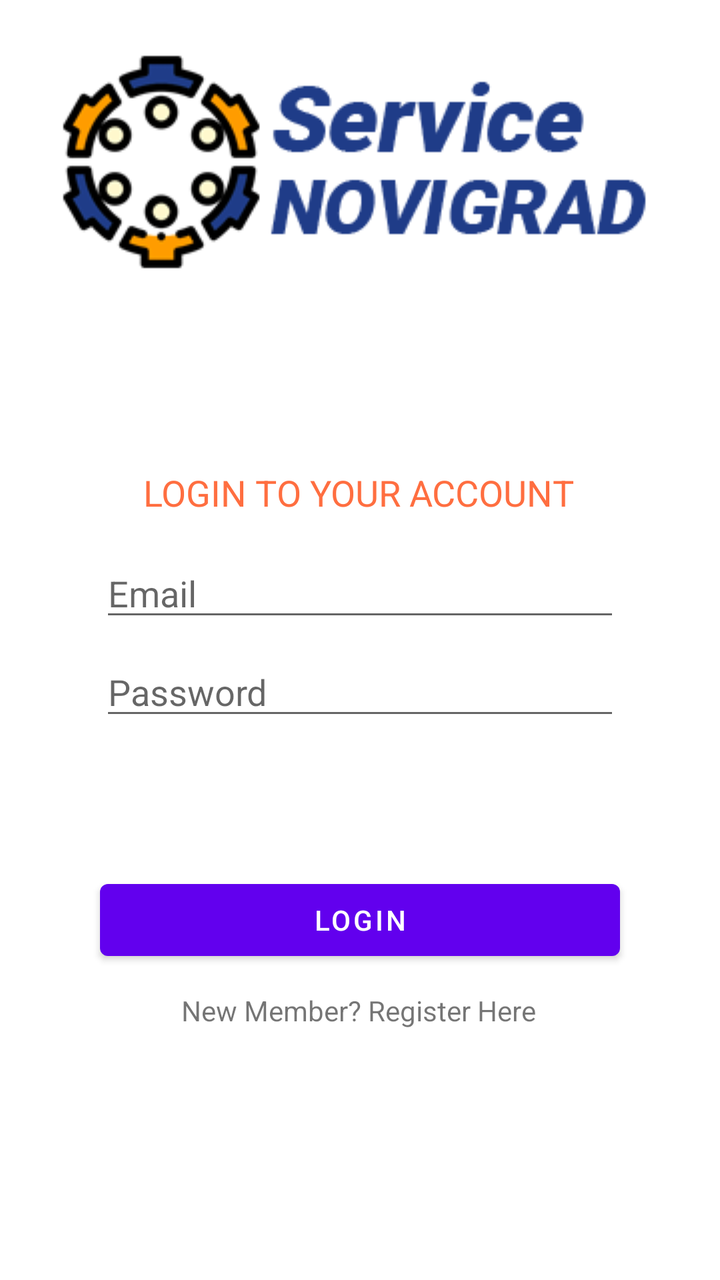
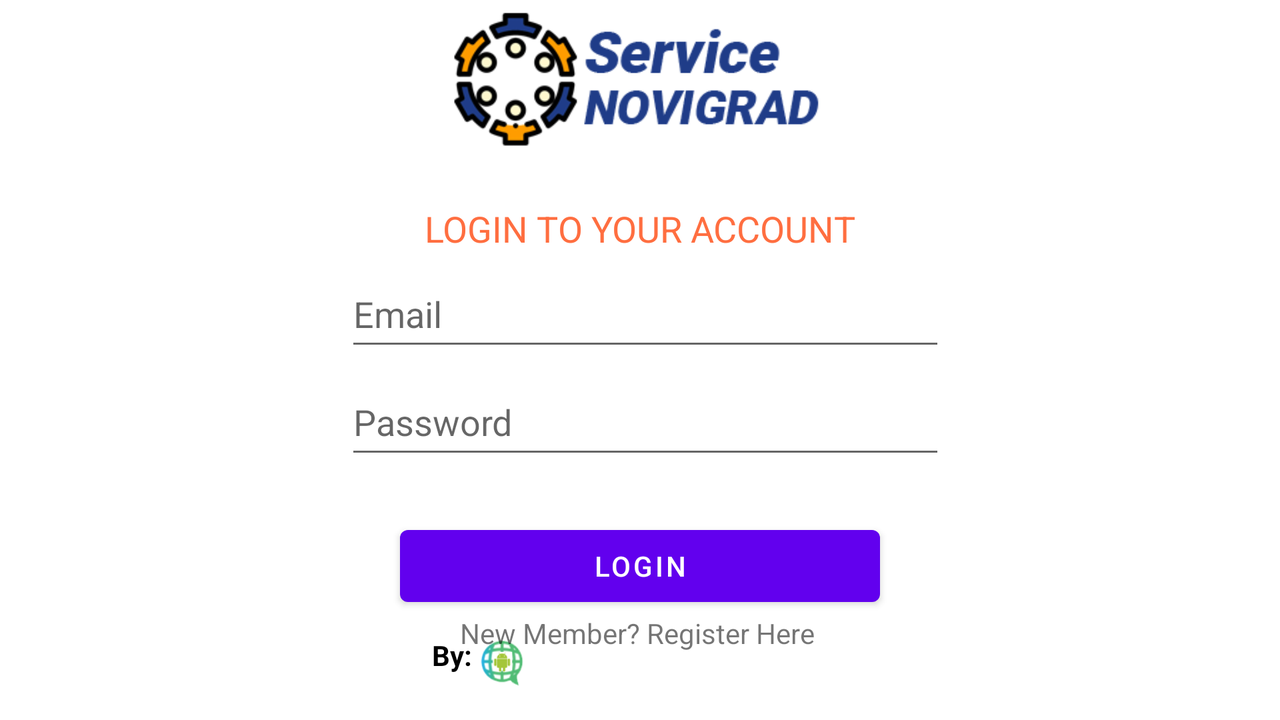

Two renders of one Android screen. The first uses the default layout on a phone; the second uses the alternative layout the repository ships for a different screen configuration, on a matching device. The two XML files are below.
<!-- AndroidManifest.xml: application theme AppTheme -->
<!-- res/layout/activity_login.xml -->
<?xml version="1.0" encoding="utf-8"?>
<androidx.constraintlayout.widget.ConstraintLayout xmlns:android="http://schemas.android.com/apk/res/android"
    xmlns:app="http://schemas.android.com/apk/res-auto"
    xmlns:tools="http://schemas.android.com/tools"
    android:layout_width="match_parent"
    android:layout_height="match_parent"
    android:background="@drawable/bg1"
    tools:context=".Login">

    <View
        android:id="@+id/view"
        android:layout_width="0dp"
        android:layout_height="240dp"
        android:background="@drawable/login_bg2"
        app:layout_constraintBottom_toBottomOf="parent"
        app:layout_constraintEnd_toEndOf="parent"
        app:layout_constraintStart_toStartOf="parent"
        app:layout_constraintTop_toTopOf="parent"
        app:layout_constraintVertical_bias="0.45" />

    <ImageView
        android:id="@+id/imageLogo"
        android:layout_width="wrap_content"
        android:layout_height="wrap_content"
        android:layout_marginTop="24dp"
        app:layout_constraintEnd_toEndOf="parent"
        app:layout_constraintStart_toStartOf="parent"
        app:layout_constraintTop_toTopOf="parent"
        app:srcCompat="@drawable/logo" />

    <TextView
        android:id="@+id/textLoginAccount"
        android:layout_width="wrap_content"
        android:layout_height="wrap_content"
        android:layout_marginTop="54dp"
        android:text="LOGIN TO YOUR ACCOUNT"
        android:textColor="#FF6E40"
        android:textSize="18sp"
        app:layout_constraintEnd_toEndOf="parent"
        app:layout_constraintHorizontal_bias="0.495"
        app:layout_constraintStart_toStartOf="parent"
        app:layout_constraintTop_toTopOf="@+id/view" />

    <EditText
        android:id="@+id/editTextEmail"
        android:layout_width="0dp"
        android:layout_height="wrap_content"
        android:layout_marginStart="50dp"
        android:layout_marginTop="16dp"
        android:layout_marginEnd="50dp"
        android:ems="10"
        android:hint="Email"
        android:inputType="textEmailAddress"
        app:layout_constraintEnd_toEndOf="parent"
        app:layout_constraintStart_toStartOf="parent"
        app:layout_constraintTop_toBottomOf="@+id/textLoginAccount" />

    <EditText
        android:id="@+id/editTextPassword"
        android:layout_width="0dp"
        android:layout_height="wrap_content"
        android:layout_marginStart="50dp"
        android:layout_marginTop="8dp"
        android:layout_marginEnd="50dp"
        android:ems="10"
        android:hint="Password"
        android:inputType="textPassword"
        app:layout_constraintEnd_toEndOf="parent"
        app:layout_constraintStart_toStartOf="parent"
        app:layout_constraintTop_toBottomOf="@+id/editTextEmail" />

    <Button
        android:id="@+id/buttonLogin"
        android:layout_width="0dp"
        android:layout_height="wrap_content"
        android:layout_marginStart="50dp"
        android:layout_marginTop="16dp"
        android:layout_marginEnd="50dp"
        android:text="LOGIN"
        app:layout_constraintEnd_toEndOf="parent"
        app:layout_constraintHorizontal_bias="0.0"
        app:layout_constraintStart_toStartOf="parent"
        app:layout_constraintTop_toBottomOf="@+id/view" />

    <TextView
        android:id="@+id/textRegister"
        android:layout_width="wrap_content"
        android:layout_height="wrap_content"
        android:text="New Member? Register Here"
        app:layout_constraintBottom_toBottomOf="parent"
        app:layout_constraintEnd_toEndOf="parent"
        app:layout_constraintHorizontal_bias="0.497"
        app:layout_constraintStart_toStartOf="parent"
        app:layout_constraintTop_toBottomOf="@+id/buttonLogin"
        app:layout_constraintVertical_bias="0.085" />

    <ProgressBar
        android:id="@+id/progressBarLogin"
        style="?android:attr/progressBarStyle"
        android:layout_width="wrap_content"
        android:layout_height="wrap_content"
        android:visibility="invisible"
        app:layout_constraintBottom_toBottomOf="parent"
        app:layout_constraintEnd_toEndOf="parent"
        app:layout_constraintHorizontal_bias="0.498"
        app:layout_constraintStart_toStartOf="parent"
        app:layout_constraintTop_toBottomOf="@+id/textRegister"
        app:layout_constraintVertical_bias="0.715" />

</androidx.constraintlayout.widget.ConstraintLayout>
<!-- resources referenced by this layout -->
<resources>
  <!-- drawable login_bg2: png bitmap (drawable, 26527 bytes) -->
  <!-- drawable logo: png bitmap (drawable, 33054 bytes) -->
</resources>
<!-- res/layout-land/activity_login.xml (the repository's variant of the layout above) -->
<!-- drawn on the phone turned sideways -->
<?xml version="1.0" encoding="utf-8"?>
<androidx.constraintlayout.widget.ConstraintLayout xmlns:android="http://schemas.android.com/apk/res/android"
    xmlns:app="http://schemas.android.com/apk/res-auto"
    xmlns:tools="http://schemas.android.com/tools"
    android:layout_width="match_parent"
    android:layout_height="match_parent"
    android:background="@drawable/bg1"
    tools:context=".Login">

    <ImageView
        android:id="@+id/imageView4"
        android:layout_width="80dp"
        android:layout_height="26dp"
        android:layout_marginEnd="324dp"
        android:layout_marginBottom="16dp"
        app:layout_constraintBottom_toBottomOf="parent"
        app:layout_constraintEnd_toEndOf="parent"
        app:srcCompat="@drawable/glbmlogo" />

    <TextView
        android:id="@+id/textView"
        android:layout_width="wrap_content"
        android:layout_height="wrap_content"
        android:text="By:"
        android:textColor="#000000"
        android:textStyle="bold"
        app:layout_constraintEnd_toStartOf="@+id/imageView4"
        app:layout_constraintHorizontal_bias="1.0"
        app:layout_constraintStart_toStartOf="parent"
        app:layout_constraintTop_toTopOf="@+id/imageView4" />

    <View
        android:id="@+id/view"
        android:layout_width="440dp"
        android:layout_height="161dp"
        android:layout_marginTop="16dp"
        android:background="@drawable/land_bg2"
        app:layout_constraintEnd_toEndOf="parent"
        app:layout_constraintHorizontal_bias="0.498"
        app:layout_constraintStart_toStartOf="parent"
        app:layout_constraintTop_toBottomOf="@+id/imageLogo" />

    <ImageView
        android:id="@+id/imageLogo"
        android:layout_width="200dp"
        android:layout_height="70dp"
        android:layout_marginTop="4dp"
        app:layout_constraintEnd_toEndOf="parent"
        app:layout_constraintStart_toStartOf="parent"
        app:layout_constraintTop_toTopOf="parent"
        app:srcCompat="@drawable/logo" />

    <TextView
        android:id="@+id/textLoginAccount"
        android:layout_width="wrap_content"
        android:layout_height="wrap_content"
        android:layout_marginTop="12dp"
        android:text="LOGIN TO YOUR ACCOUNT"
        android:textColor="#FF6E40"
        android:textSize="18sp"
        app:layout_constraintEnd_toEndOf="parent"
        app:layout_constraintStart_toStartOf="parent"
        app:layout_constraintTop_toTopOf="@+id/view" />

    <EditText
        android:id="@+id/editTextEmail"
        android:layout_width="300dp"
        android:layout_height="50dp"
        android:layout_marginTop="4dp"
        android:ems="10"
        android:hint="Email"
        android:inputType="textEmailAddress"
        app:layout_constraintStart_toStartOf="@+id/editTextPassword"
        app:layout_constraintTop_toBottomOf="@+id/textLoginAccount" />

    <EditText
        android:id="@+id/editTextPassword"
        android:layout_width="300dp"
        android:layout_height="50dp"
        android:layout_marginStart="73dp"
        android:layout_marginTop="4dp"
        android:ems="10"
        android:hint="Password"
        android:inputType="textPassword"
        app:layout_constraintBottom_toBottomOf="@+id/view"
        app:layout_constraintStart_toStartOf="@+id/view"
        app:layout_constraintTop_toBottomOf="@+id/editTextEmail"
        app:layout_constraintVertical_bias="0.0" />

    <Button
        android:id="@+id/buttonLogin"
        android:layout_width="0dp"
        android:layout_height="wrap_content"
        android:layout_marginStart="200dp"
        android:layout_marginTop="8dp"
        android:layout_marginEnd="200dp"
        android:text="LOGIN"
        app:layout_constraintEnd_toEndOf="parent"
        app:layout_constraintHorizontal_bias="0.0"
        app:layout_constraintStart_toStartOf="parent"
        app:layout_constraintTop_toBottomOf="@+id/view" />

    <TextView
        android:id="@+id/textRegister"
        android:layout_width="wrap_content"
        android:layout_height="wrap_content"
        android:text="New Member? Register Here"
        app:layout_constraintEnd_toEndOf="parent"
        app:layout_constraintHorizontal_bias="0.497"
        app:layout_constraintStart_toStartOf="parent"
        app:layout_constraintTop_toBottomOf="@+id/buttonLogin" />

    <ProgressBar
        android:id="@+id/progressBarLogin"
        style="?android:attr/progressBarStyle"
        android:layout_width="39dp"
        android:layout_height="28dp"
        android:layout_marginBottom="8dp"
        android:visibility="invisible"
        app:layout_constraintBottom_toTopOf="@+id/imageView4"
        app:layout_constraintEnd_toEndOf="parent"
        app:layout_constraintStart_toStartOf="parent" />

</androidx.constraintlayout.widget.ConstraintLayout>
<!-- resources referenced by the variant -->
<!-- as the phone turned sideways resolves them -->
<resources>
  <!-- drawable glbmlogo: png bitmap (drawable, 31156 bytes) -->
  <!-- drawable land_bg2: png bitmap (drawable, 24233 bytes) -->
  <!-- drawable logo: png bitmap (drawable, 33054 bytes) -->
</resources>
